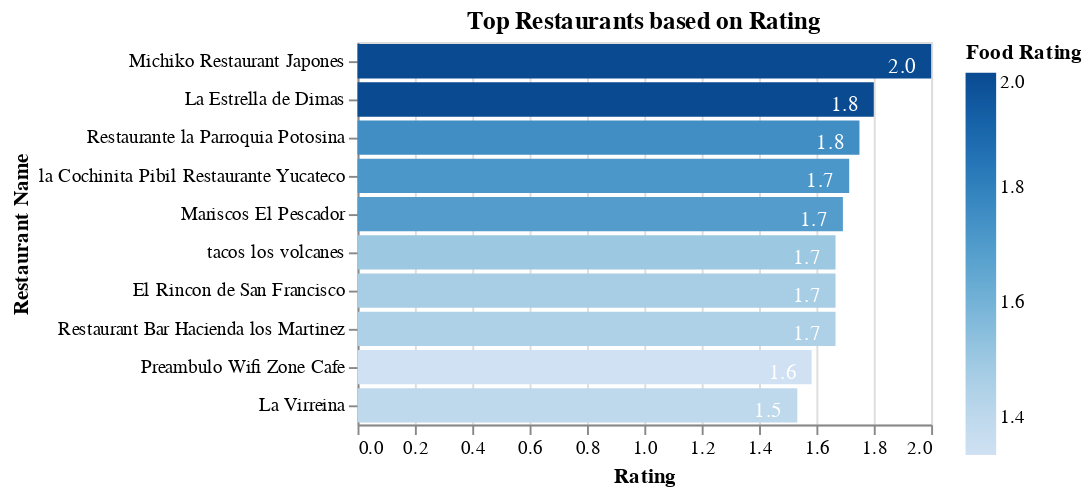

The notebook cell this image was saved under:
### Code cell
ranking = ranking[ranking['state'] == 'San Luis Potosi']
ranking_g= ranking.groupby(['name','price','parking_lot'], as_index=False).aggregate({'rating':'mean','food_rating':'mean','service_rating':'mean'}).sort_values(by=['rating','food_rating','service_rating'], ascending=False).head(10)

max_num = 10 
bars = alt.Chart(ranking_g, title = alt.Title("Top Restaurants based on Rating" )).mark_bar().encode(
    x=alt.X('mean(rating):Q', sort = '-x', title= "Rating"),
    y=alt.Y('name:N',sort=alt.EncodingSortField('rating', op='min', order='descending'), title = "Restaurant Name"),
    color=alt.Color('food_rating',title= "Food Rating"),
    tooltip = ['food_rating','service_rating','price','parking_lot']
    # order = alt.Order(# Sort the segments of the bars by this field
    #   'Avg_Rating',
    #   sort='descending')
) 
text = alt.Chart(ranking_g).mark_text(dx=-15, dy=3, color='white').encode(
    x=alt.X('mean(rating):Q', stack='zero', sort='-x'),
    y=alt.Y('name:N', sort='-x'),
    detail='rating:N',
    text=alt.Text('mean(rating):Q', format='.1f')
)

bars   + text

### Figure 1 — Vega-Lite specification as saved in the notebook (floating-point values rounded to 4 significant figures)
{"config": {"view": {"continuousWidth": 300, "continuousHeight": 300}}, "layer": [{"mark": {"type": "bar"}, "encoding": {"color": {"field": "food_rating", "title": "Food Rating", "type": "quantitative"}, "tooltip": [{"field": "food_rating", "type": "quantitative"}, {"field": "service_rating", "type": "quantitative"}, {"field": "price", "type": "nominal"}, {"field": "parking_lot", "type": "nominal"}], "x": {"aggregate": "mean", "field": "rating", "sort": "-x", "title": "Rating", "type": "quantitative"}, "y": {"field": "name", "sort": {"field": "rating", "op": "min", "order": "descending"}, "title": "Restaurant Name", "type": "nominal"}}, "title": {"text": "Top Restaurants based on Rating"}}, {"mark": {"type": "text", "color": "white", "dx": -15, "dy": 3}, "encoding": {"detail": {"field": "rating", "type": "nominal"}, "text": {"aggregate": "mean", "field": "rating", "format": ".1f", "type": "quantitative"}, "x": {"aggregate": "mean", "field": "rating", "sort": "-x", "stack": "zero", "type": "quantitative"}, "y": {"field": "name", "sort": "-x", "type": "nominal"}}}], "data": {"name": "data-a56cc76a1638391eb931da99d200efd9"}, "$schema": "https://vega.github.io/schema/vega-lite/v5.16.3.json", "datasets": {"data-a56cc76a1638391eb931da99d200efd9": [{"name": "Michiko Restaurant Japones", "price": "medium", "parking_lot": "Not available", "rating": 2.0, "food_rating": 2.0, "service_rating": 1.6}, {"name": "La Estrella de Dimas", "price": "medium", "parking_lot": "public", "rating": 1.8, "food_rating": 2.0, "service_rating": 1.6}, {"name": "Restaurante la Parroquia Potosina", "price": "high", "parking_lot": "public", "rating": 1.75, "food_rating": 1.75, "service_rating": 1.75}, {"name": "la Cochinita Pibil Restaurante Yucateco", "price": "high", "parking_lot": "yes", "rating": 1.714, "food_rating": 1.714, "service_rating": 1.714}, {"name": "Mariscos El Pescador", "price": "medium", "parking_lot": "yes", "rating": 1.692, "food_rating": 1.692, "service_rating": 1.462}, {"name": "tacos los volcanes", "price": "low", "parking_lot": "Not available", "rating": 1.667, "food_rating": 1.5, "service_rating": 1.5}, {"name": "El Rincon de San Francisco", "price": "medium", "parking_lot": "Not available", "rating": 1.667, "food_rating": 1.467, "service_rating": 1.6}, {"name": "Restaurant Bar Hacienda los Martinez", "price": "medium", "parking_lot": "yes", "rating": 1.667, "food_rating": 1.444, "service_rating": 1.333}, {"name": "Preambulo Wifi Zone Cafe", "price": "medium", "parking_lot": "Not available", "rating": 1.583, "food_rating": 1.333, "service_rating": 1.417}, {"name": "La Virreina", "price": "medium", "parking_lot": "Not available", "rating": 1.533, "food_rating": 1.4, "service_rating": 1.267}]}}
